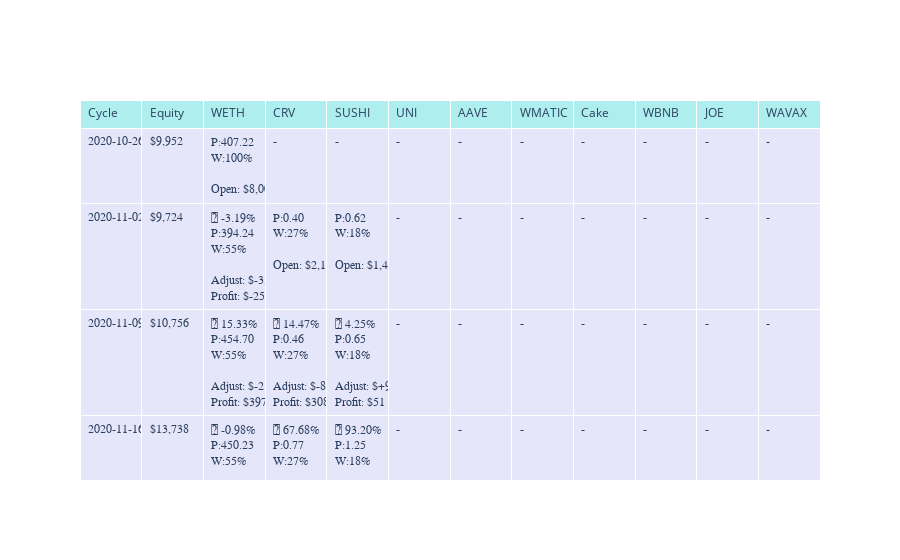

Source (notebook cell):
### Markdown cell above
### Alpha model timeline analysis

We display a table that shows how alpha model performermed over time.

- Display portfolio weightings at each strategy cycle

- Show performance of individidual positions taken during this cycle

The visualisation will have the a column for each asset being traded. The cell of a column contains the following elements

- Asset price change (up/down) since the last strategy cycle

- Price of the asset at the start of the strategy cycle

- Weight % as the part of the portfolio that was chosen for the next cycle

- Adjust for the position to get to the target weight - how much asset needs to be bought or sold

- Profit: The life time profit of the position so far

Position opening and closing rules

- A position may contain multiple trades

- Unlike on some exchanges, we adjust existing positions by increasing or decreasing them - a trade can count against existing position

- Posions are opened if there are no existing holdings of an asset

- The position is adjusted over the time

- The position is closed when the remaining assets of the position are sold

### Code cell
from tradeexecutor.analysis.alpha_model_analyser import render_alpha_model_plotly_table, create_alpha_model_timeline_all_assets

timeline = create_alpha_model_timeline_all_assets(state, universe, new_line="<br>")
figure, table = render_alpha_model_plotly_table(timeline)

display(figure)

### Figure 1 — Plotly figure (JSON) as saved in the notebook; plotly's stock layout.template omitted (floating-point values rounded to 4 significant figures; data arrays with more than 128 entries replaced by an {"elided": "..."} marker saying what was removed)
{"data": [{"cells": {"align": "left", "fill": {"color": "lavender"}, "font": {"family": "monospace"}, "values": {"elided": "12x119 str values"}}, "header": {"align": "left", "fill": {"color": "paleturquoise"}, "values": ["Cycle", "Equity", "WETH", "CRV", "SUSHI", "UNI", "AAVE", "WMATIC", "Cake", "WBNB", "JOE", "WAVAX"]}, "type": "table"}], "layout": {}}
